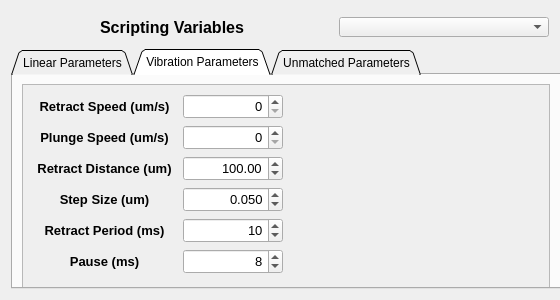
<?xml version="1.0" encoding="UTF-8"?>
<ui version="4.0">
 <class>Widget_ScriptingVariables</class>
 <widget class="QWidget" name="Widget_ScriptingVariables">
  <property name="geometry">
   <rect>
    <x>0</x>
    <y>0</y>
    <width>560</width>
    <height>300</height>
   </rect>
  </property>
  <property name="sizePolicy">
   <sizepolicy hsizetype="MinimumExpanding" vsizetype="MinimumExpanding">
    <horstretch>0</horstretch>
    <verstretch>0</verstretch>
   </sizepolicy>
  </property>
  <property name="minimumSize">
   <size>
    <width>560</width>
    <height>300</height>
   </size>
  </property>
  <property name="maximumSize">
   <size>
    <width>560</width>
    <height>300</height>
   </size>
  </property>
  <property name="windowTitle">
   <string>Form</string>
  </property>
  <property name="styleSheet">
   <string notr="true">QMenuBar{
background-color:#1d1d1d;
padding:5px;
	font: 12pt &quot;MS Shell Dlg 2&quot;;
}

QMenuBar::item{
background-color:#1d1d1d;
color:#fff;
padding:5px;

}

QMenu{
color:#fff;
padding:0;
}

QMenu::item:selected{
color:#fff;
background-color:#00aba9;
}

QTableWidget{
background-color:#3d3d3d;
color:#fff;
  selection-background-color: #da532c;
border:solid;
border-width:3px;
border-color:#da532c;
}
QHeaderView::section{
background-color:qlineargradient(spread:pad, x1:0, y1:0, x2:1, y2:0, stop:0 rgba(20, 158, 217, 255), stop:1 rgba(36, 158, 217, 255));
border:none;
border-top-style:solid;
border-width:1px;
border-top-color:qlineargradient(spread:pad, x1:0, y1:0, x2:1, y2:0, stop:0 rgba(20, 158, 217, 255), stop:1 rgba(36, 158, 217, 255));
color:#fff;

}
QHeaderView{
background-color:qlineargradient(spread:pad, x1:0, y1:0, x2:1, y2:0, stop:0 rgba(20, 158, 217, 255), stop:1 rgba(36, 158, 217, 255));

border:none;
border-top-style:solid;
border-width:1px;
border-top-color:#149ED9;
color:#fff;
	font: 75 12pt &quot;Calibri&quot;;
}

QTableCornerButton::section{
border:none;
background-color:#149ED9;
}

QListWidget{
background-color:#3d3d3d;
color:#fff;
}

QMenu{
background-color:#3d3d3d;
}
QStatusBar{
background-color:#7e3878;
color:#fff;
}

QPushButton{
border-style:solid;
background-color:#3d3d3d;
color:#fff;
border-radius:7px;
}

QPushButton:disabled {
background-color: rgb(204, 0, 0);
}

QPushButton:hover{
color:#ccc;
	background-color: qlineargradient(spread:pad, x1:0.517, y1:0, x2:0.517, y2:1, stop:0 rgba(45, 45, 45, 255), stop:0.505682 rgba(45, 45, 45, 255), stop:1 rgba(29, 29, 29, 255));
	border-color:#2d89ef;
border-width:2px;
}

QPushButton:pressed{
background-color: qlineargradient(spread:pad, x1:0.517, y1:0, x2:0.517, y2:1, stop:0 rgba(29, 29, 29, 255), stop:0.505682 rgba(45, 45, 45, 255), stop:1 rgba(29, 29, 29, 255));
}


QTabWidget::tab{
background-color:#3d3d3d;
}

QLineEdit{
border-radius:0;
}

QProgressBar{
border-radius:0;
text-align:center;
color:#fff;
background-color:transparent;
border: 2px solid #e3a21a;
border-radius:7px;
	font: 75 12pt &quot;Open Sans&quot;;

}

QProgressBar::chunk{
background-color:#2d89ef;
width:20px;
}</string>
  </property>
  <layout class="QGridLayout" name="gridLayout">
   <item row="0" column="0">
    <layout class="QHBoxLayout" name="horizontalLayout_7">
     <item>
      <spacer name="horizontalSpacer_7">
       <property name="orientation">
        <enum>Qt::Horizontal</enum>
       </property>
       <property name="sizeHint" stdset="0">
        <size>
         <width>40</width>
         <height>20</height>
        </size>
       </property>
      </spacer>
     </item>
     <item>
      <layout class="QGridLayout" name="gridLayout_6">
       <item row="0" column="0">
        <widget class="QLabel" name="label_ManualControl_2">
         <property name="sizePolicy">
          <sizepolicy hsizetype="MinimumExpanding" vsizetype="Fixed">
           <horstretch>0</horstretch>
           <verstretch>0</verstretch>
          </sizepolicy>
         </property>
         <property name="minimumSize">
          <size>
           <width>0</width>
           <height>32</height>
          </size>
         </property>
         <property name="maximumSize">
          <size>
           <width>16777215</width>
           <height>32</height>
          </size>
         </property>
         <property name="font">
          <font>
           <pointsize>12</pointsize>
           <weight>75</weight>
           <bold>true</bold>
          </font>
         </property>
         <property name="text">
          <string>Scripting Variables</string>
         </property>
         <property name="alignment">
          <set>Qt::AlignCenter</set>
         </property>
        </widget>
       </item>
      </layout>
     </item>
     <item>
      <spacer name="horizontalSpacer_8">
       <property name="orientation">
        <enum>Qt::Horizontal</enum>
       </property>
       <property name="sizeHint" stdset="0">
        <size>
         <width>40</width>
         <height>20</height>
        </size>
       </property>
      </spacer>
     </item>
    </layout>
   </item>
   <item row="0" column="1">
    <widget class="QComboBox" name="comboBox_ProgramLabels">
     <property name="sizePolicy">
      <sizepolicy hsizetype="MinimumExpanding" vsizetype="MinimumExpanding">
       <horstretch>0</horstretch>
       <verstretch>0</verstretch>
      </sizepolicy>
     </property>
     <property name="minimumSize">
      <size>
       <width>210</width>
       <height>20</height>
      </size>
     </property>
     <property name="maximumSize">
      <size>
       <width>210</width>
       <height>20</height>
      </size>
     </property>
     <property name="font">
      <font>
       <pointsize>10</pointsize>
      </font>
     </property>
    </widget>
   </item>
   <item row="1" column="0" colspan="2">
    <widget class="QTabWidget" name="tabWidget">
     <property name="sizePolicy">
      <sizepolicy hsizetype="Fixed" vsizetype="Fixed">
       <horstretch>0</horstretch>
       <verstretch>0</verstretch>
      </sizepolicy>
     </property>
     <property name="minimumSize">
      <size>
       <width>550</width>
       <height>240</height>
      </size>
     </property>
     <property name="maximumSize">
      <size>
       <width>550</width>
       <height>350</height>
      </size>
     </property>
     <property name="tabShape">
      <enum>QTabWidget::Triangular</enum>
     </property>
     <property name="currentIndex">
      <number>1</number>
     </property>
     <widget class="QWidget" name="tab_linearParams">
      <attribute name="title">
       <string>Linear Parameters</string>
      </attribute>
      <layout class="QGridLayout" name="gridLayout_4">
       <item row="0" column="0">
        <widget class="QScrollArea" name="scrollArea_2">
         <property name="minimumSize">
          <size>
           <width>0</width>
           <height>210</height>
          </size>
         </property>
         <property name="widgetResizable">
          <bool>true</bool>
         </property>
         <property name="alignment">
          <set>Qt::AlignCenter</set>
         </property>
         <widget class="QWidget" name="scrollAreaWidgetContents_2">
          <property name="geometry">
           <rect>
            <x>0</x>
            <y>0</y>
            <width>524</width>
            <height>208</height>
           </rect>
          </property>
          <layout class="QGridLayout" name="gridLayout_7">
           <item row="0" column="0">
            <layout class="QFormLayout" name="formLayout_2">
             <item row="0" column="0">
              <widget class="QLabel" name="label_CutDepth">
               <property name="sizePolicy">
                <sizepolicy hsizetype="MinimumExpanding" vsizetype="Fixed">
                 <horstretch>0</horstretch>
                 <verstretch>0</verstretch>
                </sizepolicy>
               </property>
               <property name="minimumSize">
                <size>
                 <width>145</width>
                 <height>25</height>
                </size>
               </property>
               <property name="font">
                <font>
                 <pointsize>10</pointsize>
                 <weight>75</weight>
                 <bold>true</bold>
                </font>
               </property>
               <property name="text">
                <string>Depth of Cut (um)</string>
               </property>
               <property name="alignment">
                <set>Qt::AlignCenter</set>
               </property>
              </widget>
             </item>
             <item row="1" column="0">
              <widget class="QLabel" name="label_CutSpeed">
               <property name="sizePolicy">
                <sizepolicy hsizetype="MinimumExpanding" vsizetype="Fixed">
                 <horstretch>0</horstretch>
                 <verstretch>0</verstretch>
                </sizepolicy>
               </property>
               <property name="minimumSize">
                <size>
                 <width>145</width>
                 <height>25</height>
                </size>
               </property>
               <property name="font">
                <font>
                 <pointsize>10</pointsize>
                 <weight>75</weight>
                 <bold>true</bold>
                </font>
               </property>
               <property name="text">
                <string>Cut Speed (um/s)</string>
               </property>
               <property name="alignment">
                <set>Qt::AlignCenter</set>
               </property>
              </widget>
             </item>
             <item row="0" column="1">
              <widget class="QDoubleSpinBox" name="doubleSpinBox_CutDepth">
               <property name="sizePolicy">
                <sizepolicy hsizetype="Fixed" vsizetype="Fixed">
                 <horstretch>0</horstretch>
                 <verstretch>0</verstretch>
                </sizepolicy>
               </property>
               <property name="minimumSize">
                <size>
                 <width>100</width>
                 <height>25</height>
                </size>
               </property>
               <property name="font">
                <font>
                 <pointsize>10</pointsize>
                </font>
               </property>
               <property name="toolTip">
                <string/>
               </property>
               <property name="statusTip">
                <string extracomment="testStatusTip"/>
               </property>
               <property name="alignment">
                <set>Qt::AlignRight|Qt::AlignTrailing|Qt::AlignVCenter</set>
               </property>
               <property name="maximum">
                <double>1000.000000000000000</double>
               </property>
               <property name="value">
                <double>40.000000000000000</double>
               </property>
              </widget>
             </item>
             <item row="1" column="1">
              <widget class="QDoubleSpinBox" name="doubleSpinBox_CutSpeed">
               <property name="sizePolicy">
                <sizepolicy hsizetype="Fixed" vsizetype="Fixed">
                 <horstretch>0</horstretch>
                 <verstretch>0</verstretch>
                </sizepolicy>
               </property>
               <property name="minimumSize">
                <size>
                 <width>100</width>
                 <height>25</height>
                </size>
               </property>
               <property name="font">
                <font>
                 <pointsize>10</pointsize>
                </font>
               </property>
               <property name="alignment">
                <set>Qt::AlignRight|Qt::AlignTrailing|Qt::AlignVCenter</set>
               </property>
               <property name="minimum">
                <double>0.000000000000000</double>
               </property>
               <property name="maximum">
                <double>1000.000000000000000</double>
               </property>
               <property name="value">
                <double>0.400000000000000</double>
               </property>
              </widget>
             </item>
            </layout>
           </item>
          </layout>
         </widget>
        </widget>
       </item>
      </layout>
     </widget>
     <widget class="QWidget" name="tab_vibrationParams">
      <attribute name="title">
       <string>Vibration Parameters</string>
      </attribute>
      <layout class="QGridLayout" name="gridLayout_2">
       <item row="0" column="0">
        <widget class="QScrollArea" name="scrollArea">
         <property name="minimumSize">
          <size>
           <width>470</width>
           <height>210</height>
          </size>
         </property>
         <property name="verticalScrollBarPolicy">
          <enum>Qt::ScrollBarAsNeeded</enum>
         </property>
         <property name="widgetResizable">
          <bool>true</bool>
         </property>
         <property name="alignment">
          <set>Qt::AlignCenter</set>
         </property>
         <widget class="QWidget" name="scrollAreaWidgetContents">
          <property name="geometry">
           <rect>
            <x>0</x>
            <y>0</y>
            <width>524</width>
            <height>208</height>
           </rect>
          </property>
          <layout class="QGridLayout" name="gridLayout_5">
           <item row="0" column="0">
            <layout class="QFormLayout" name="formLayout">
             <item row="0" column="1">
              <widget class="QSpinBox" name="spinBox_RetractSpeed">
               <property name="sizePolicy">
                <sizepolicy hsizetype="Fixed" vsizetype="Fixed">
                 <horstretch>0</horstretch>
                 <verstretch>0</verstretch>
                </sizepolicy>
               </property>
               <property name="minimumSize">
                <size>
                 <width>100</width>
                 <height>25</height>
                </size>
               </property>
               <property name="font">
                <font>
                 <pointsize>10</pointsize>
                </font>
               </property>
               <property name="alignment">
                <set>Qt::AlignRight|Qt::AlignTrailing|Qt::AlignVCenter</set>
               </property>
               <property name="minimum">
                <number>0</number>
               </property>
               <property name="maximum">
                <number>10000</number>
               </property>
               <property name="singleStep">
                <number>10</number>
               </property>
               <property name="value">
                <number>0</number>
               </property>
              </widget>
             </item>
             <item row="1" column="0">
              <widget class="QLabel" name="label_PlungeSpeed">
               <property name="sizePolicy">
                <sizepolicy hsizetype="MinimumExpanding" vsizetype="Fixed">
                 <horstretch>0</horstretch>
                 <verstretch>0</verstretch>
                </sizepolicy>
               </property>
               <property name="minimumSize">
                <size>
                 <width>145</width>
                 <height>25</height>
                </size>
               </property>
               <property name="font">
                <font>
                 <pointsize>10</pointsize>
                 <weight>75</weight>
                 <bold>true</bold>
                </font>
               </property>
               <property name="text">
                <string>Plunge Speed (um/s)</string>
               </property>
               <property name="alignment">
                <set>Qt::AlignCenter</set>
               </property>
              </widget>
             </item>
             <item row="1" column="1">
              <widget class="QSpinBox" name="spinBox_PlungeSpeed">
               <property name="sizePolicy">
                <sizepolicy hsizetype="Fixed" vsizetype="Fixed">
                 <horstretch>0</horstretch>
                 <verstretch>0</verstretch>
                </sizepolicy>
               </property>
               <property name="minimumSize">
                <size>
                 <width>100</width>
                 <height>25</height>
                </size>
               </property>
               <property name="font">
                <font>
                 <pointsize>10</pointsize>
                </font>
               </property>
               <property name="alignment">
                <set>Qt::AlignRight|Qt::AlignTrailing|Qt::AlignVCenter</set>
               </property>
               <property name="minimum">
                <number>0</number>
               </property>
               <property name="maximum">
                <number>10000</number>
               </property>
               <property name="singleStep">
                <number>10</number>
               </property>
               <property name="value">
                <number>0</number>
               </property>
              </widget>
             </item>
             <item row="2" column="0">
              <widget class="QLabel" name="label_RetractDistance">
               <property name="sizePolicy">
                <sizepolicy hsizetype="MinimumExpanding" vsizetype="Fixed">
                 <horstretch>0</horstretch>
                 <verstretch>0</verstretch>
                </sizepolicy>
               </property>
               <property name="minimumSize">
                <size>
                 <width>145</width>
                 <height>25</height>
                </size>
               </property>
               <property name="font">
                <font>
                 <pointsize>10</pointsize>
                 <weight>75</weight>
                 <bold>true</bold>
                </font>
               </property>
               <property name="text">
                <string>Retract Distance (um)</string>
               </property>
               <property name="alignment">
                <set>Qt::AlignCenter</set>
               </property>
              </widget>
             </item>
             <item row="2" column="1">
              <widget class="QDoubleSpinBox" name="doubleSpinBox_RetractDistance">
               <property name="sizePolicy">
                <sizepolicy hsizetype="Fixed" vsizetype="Fixed">
                 <horstretch>0</horstretch>
                 <verstretch>0</verstretch>
                </sizepolicy>
               </property>
               <property name="minimumSize">
                <size>
                 <width>100</width>
                 <height>25</height>
                </size>
               </property>
               <property name="font">
                <font>
                 <pointsize>10</pointsize>
                </font>
               </property>
               <property name="alignment">
                <set>Qt::AlignRight|Qt::AlignTrailing|Qt::AlignVCenter</set>
               </property>
               <property name="maximum">
                <double>1000.000000000000000</double>
               </property>
               <property name="value">
                <double>100.000000000000000</double>
               </property>
              </widget>
             </item>
             <item row="3" column="0">
              <widget class="QLabel" name="label_StepSize">
               <property name="sizePolicy">
                <sizepolicy hsizetype="MinimumExpanding" vsizetype="Fixed">
                 <horstretch>0</horstretch>
                 <verstretch>0</verstretch>
                </sizepolicy>
               </property>
               <property name="minimumSize">
                <size>
                 <width>145</width>
                 <height>25</height>
                </size>
               </property>
               <property name="font">
                <font>
                 <pointsize>10</pointsize>
                 <weight>75</weight>
                 <bold>true</bold>
                </font>
               </property>
               <property name="text">
                <string>Step Size (um)</string>
               </property>
               <property name="alignment">
                <set>Qt::AlignCenter</set>
               </property>
              </widget>
             </item>
             <item row="3" column="1">
              <widget class="QDoubleSpinBox" name="doubleSpinBox_StepSize">
               <property name="sizePolicy">
                <sizepolicy hsizetype="Fixed" vsizetype="Fixed">
                 <horstretch>0</horstretch>
                 <verstretch>0</verstretch>
                </sizepolicy>
               </property>
               <property name="minimumSize">
                <size>
                 <width>100</width>
                 <height>25</height>
                </size>
               </property>
               <property name="font">
                <font>
                 <pointsize>10</pointsize>
                </font>
               </property>
               <property name="alignment">
                <set>Qt::AlignRight|Qt::AlignTrailing|Qt::AlignVCenter</set>
               </property>
               <property name="decimals">
                <number>3</number>
               </property>
               <property name="value">
                <double>0.050000000000000</double>
               </property>
              </widget>
             </item>
             <item row="4" column="0">
              <widget class="QLabel" name="label_RetractPeriod">
               <property name="sizePolicy">
                <sizepolicy hsizetype="MinimumExpanding" vsizetype="Fixed">
                 <horstretch>0</horstretch>
                 <verstretch>0</verstretch>
                </sizepolicy>
               </property>
               <property name="minimumSize">
                <size>
                 <width>145</width>
                 <height>25</height>
                </size>
               </property>
               <property name="font">
                <font>
                 <pointsize>10</pointsize>
                 <weight>75</weight>
                 <bold>true</bold>
                </font>
               </property>
               <property name="text">
                <string>Retract Period (ms)</string>
               </property>
               <property name="alignment">
                <set>Qt::AlignCenter</set>
               </property>
              </widget>
             </item>
             <item row="4" column="1">
              <widget class="QSpinBox" name="spinBox_RetractPeriod">
               <property name="sizePolicy">
                <sizepolicy hsizetype="Fixed" vsizetype="Fixed">
                 <horstretch>0</horstretch>
                 <verstretch>0</verstretch>
                </sizepolicy>
               </property>
               <property name="minimumSize">
                <size>
                 <width>100</width>
                 <height>25</height>
                </size>
               </property>
               <property name="font">
                <font>
                 <pointsize>10</pointsize>
                </font>
               </property>
               <property name="alignment">
                <set>Qt::AlignRight|Qt::AlignTrailing|Qt::AlignVCenter</set>
               </property>
               <property name="minimum">
                <number>0</number>
               </property>
               <property name="maximum">
                <number>10000</number>
               </property>
               <property name="singleStep">
                <number>1</number>
               </property>
               <property name="value">
                <number>10</number>
               </property>
              </widget>
             </item>
             <item row="5" column="0">
              <widget class="QLabel" name="label_Pause">
               <property name="sizePolicy">
                <sizepolicy hsizetype="MinimumExpanding" vsizetype="Fixed">
                 <horstretch>0</horstretch>
                 <verstretch>0</verstretch>
                </sizepolicy>
               </property>
               <property name="minimumSize">
                <size>
                 <width>145</width>
                 <height>25</height>
                </size>
               </property>
               <property name="font">
                <font>
                 <pointsize>10</pointsize>
                 <weight>75</weight>
                 <bold>true</bold>
                </font>
               </property>
               <property name="text">
                <string>Pause (ms)</string>
               </property>
               <property name="alignment">
                <set>Qt::AlignCenter</set>
               </property>
              </widget>
             </item>
             <item row="5" column="1">
              <widget class="QSpinBox" name="spinBox_Pause">
               <property name="sizePolicy">
                <sizepolicy hsizetype="Fixed" vsizetype="Fixed">
                 <horstretch>0</horstretch>
                 <verstretch>0</verstretch>
                </sizepolicy>
               </property>
               <property name="minimumSize">
                <size>
                 <width>100</width>
                 <height>25</height>
                </size>
               </property>
               <property name="font">
                <font>
                 <pointsize>10</pointsize>
                </font>
               </property>
               <property name="alignment">
                <set>Qt::AlignRight|Qt::AlignTrailing|Qt::AlignVCenter</set>
               </property>
               <property name="minimum">
                <number>0</number>
               </property>
               <property name="maximum">
                <number>10000</number>
               </property>
               <property name="singleStep">
                <number>1</number>
               </property>
               <property name="value">
                <number>8</number>
               </property>
              </widget>
             </item>
             <item row="0" column="0">
              <widget class="QLabel" name="label_RetractSpeed">
               <property name="sizePolicy">
                <sizepolicy hsizetype="MinimumExpanding" vsizetype="Fixed">
                 <horstretch>0</horstretch>
                 <verstretch>0</verstretch>
                </sizepolicy>
               </property>
               <property name="minimumSize">
                <size>
                 <width>145</width>
                 <height>25</height>
                </size>
               </property>
               <property name="font">
                <font>
                 <pointsize>10</pointsize>
                 <weight>75</weight>
                 <bold>true</bold>
                </font>
               </property>
               <property name="text">
                <string>Retract Speed (um/s)</string>
               </property>
               <property name="alignment">
                <set>Qt::AlignCenter</set>
               </property>
              </widget>
             </item>
            </layout>
           </item>
          </layout>
         </widget>
        </widget>
       </item>
      </layout>
     </widget>
     <widget class="QWidget" name="tab">
      <attribute name="title">
       <string>Unmatched Parameters</string>
      </attribute>
      <layout class="QGridLayout" name="gridLayout_3">
       <item row="0" column="0">
        <widget class="QScrollArea" name="scrollArea_3">
         <property name="minimumSize">
          <size>
           <width>470</width>
           <height>210</height>
          </size>
         </property>
         <property name="verticalScrollBarPolicy">
          <enum>Qt::ScrollBarAsNeeded</enum>
         </property>
         <property name="widgetResizable">
          <bool>true</bool>
         </property>
         <property name="alignment">
          <set>Qt::AlignCenter</set>
         </property>
         <widget class="QWidget" name="scrollAreaWidgetContents_3">
          <property name="geometry">
           <rect>
            <x>0</x>
            <y>0</y>
            <width>524</width>
            <height>208</height>
           </rect>
          </property>
          <layout class="QGridLayout" name="gridLayout_18">
           <item row="0" column="0">
            <layout class="QFormLayout" name="formLayout_3"/>
           </item>
          </layout>
         </widget>
        </widget>
       </item>
      </layout>
     </widget>
    </widget>
   </item>
  </layout>
 </widget>
 <resources/>
 <connections/>
</ui>
